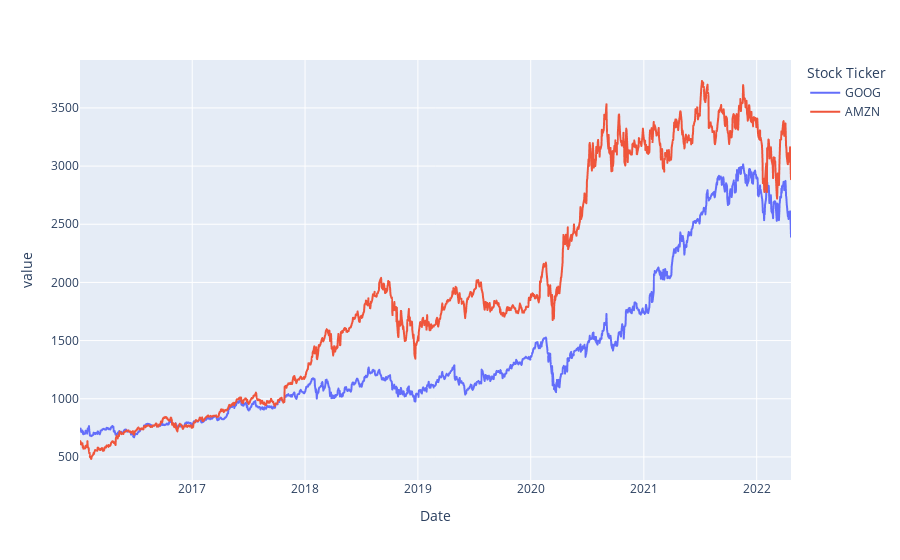

Notebook cell for this chart:
### Code cell
px.line(df.xs(key='Close', axis=1, level='Stock Info')[['GOOG', 'AMZN']])

### Figure 1 — Plotly figure (JSON) as saved in the notebook; plotly's stock layout.template omitted (floating-point values rounded to 4 significant figures; data arrays with more than 128 entries replaced by an {"elided": "..."} marker saying what was removed)
{"data": [{"hovertemplate": "Stock Ticker=GOOG<br>Date=%{x}<br>value=%{y}<extra></extra>", "legendgroup": "GOOG", "line": {"color": "#636efa", "dash": "solid"}, "marker": {"symbol": "circle"}, "mode": "lines", "name": "GOOG", "showlegend": true, "type": "scattergl", "x": {"elided": "1588 str values"}, "xaxis": "x", "y": {"elided": "1588 float values"}, "yaxis": "y"}, {"hovertemplate": "Stock Ticker=AMZN<br>Date=%{x}<br>value=%{y}<extra></extra>", "legendgroup": "AMZN", "line": {"color": "#EF553B", "dash": "solid"}, "marker": {"symbol": "circle"}, "mode": "lines", "name": "AMZN", "showlegend": true, "type": "scattergl", "x": {"elided": "1588 str values"}, "xaxis": "x", "y": {"elided": "1588 float values"}, "yaxis": "y"}], "layout": {"legend": {"title": {"text": "Stock Ticker"}, "tracegroupgap": 0}, "margin": {"t": 60}, "xaxis": {"anchor": "y", "domain": [0, 1], "title": {"text": "Date"}}, "yaxis": {"anchor": "x", "domain": [0, 1], "title": {"text": "value"}}}}
